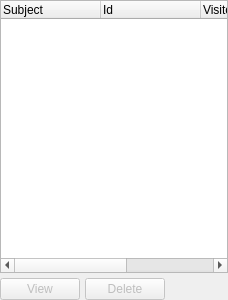
<?xml version="1.0" encoding="UTF-8"?>
<ui version="4.0">
 <class>wDockOfflineMessages</class>
 <widget class="QWidget" name="wDockOfflineMessages">
  <property name="geometry">
   <rect>
    <x>0</x>
    <y>0</y>
    <width>228</width>
    <height>300</height>
   </rect>
  </property>
  <property name="windowTitle">
   <string>Form</string>
  </property>
  <layout class="QVBoxLayout" name="verticalLayout">
   <property name="spacing">
    <number>5</number>
   </property>
   <property name="margin">
    <number>0</number>
   </property>
   <item>
    <widget class="QTreeWidget" name="twOfflineMessages">
     <property name="selectionMode">
      <enum>QAbstractItemView::ExtendedSelection</enum>
     </property>
     <property name="rootIsDecorated">
      <bool>false</bool>
     </property>
     <attribute name="headerDefaultSectionSize">
      <number>100</number>
     </attribute>
     <column>
      <property name="text">
       <string comment="LBL_SUBJECT">Subject</string>
      </property>
     </column>
     <column>
      <property name="text">
       <string>Id</string>
      </property>
     </column>
     <column>
      <property name="text">
       <string comment="LBL_VISITOR">Visitors</string>
      </property>
     </column>
     <column>
      <property name="text">
       <string comment="LBL_DATE">Date</string>
      </property>
     </column>
    </widget>
   </item>
   <item>
    <layout class="QHBoxLayout" name="horizontalLayout">
     <property name="spacing">
      <number>5</number>
     </property>
     <property name="bottomMargin">
      <number>0</number>
     </property>
     <item>
      <widget class="QPushButton" name="pbMessageView">
       <property name="enabled">
        <bool>false</bool>
       </property>
       <property name="text">
        <string comment="LBL_VIEW">View</string>
       </property>
       <property name="icon">
        <iconset resource="lh3.qrc">
         <normaloff>:/lh3/Resources/read_messages.png</normaloff>:/lh3/Resources/read_messages.png</iconset>
       </property>
      </widget>
     </item>
     <item>
      <widget class="QPushButton" name="pbMessageDelete">
       <property name="enabled">
        <bool>false</bool>
       </property>
       <property name="text">
        <string comment="LBL_DELETE">Delete</string>
       </property>
       <property name="icon">
        <iconset resource="lh3.qrc">
         <normaloff>:/lh3/Resources/deleting_message.png</normaloff>:/lh3/Resources/deleting_message.png</iconset>
       </property>
      </widget>
     </item>
     <item>
      <spacer name="horizontalSpacer">
       <property name="orientation">
        <enum>Qt::Horizontal</enum>
       </property>
       <property name="sizeHint" stdset="0">
        <size>
         <width>40</width>
         <height>20</height>
        </size>
       </property>
      </spacer>
     </item>
    </layout>
   </item>
  </layout>
 </widget>
 <resources>
  <include location="lh3.qrc"/>
 </resources>
 <connections>
  <connection>
   <sender>twOfflineMessages</sender>
   <signal>itemDoubleClicked(QTreeWidgetItem*,int)</signal>
   <receiver>wDockOfflineMessages</receiver>
   <slot>itemDoubleClicked(QTreeWidgetItem*,int)</slot>
   <hints>
    <hint type="sourcelabel">
     <x>107</x>
     <y>66</y>
    </hint>
    <hint type="destinationlabel">
     <x>123</x>
     <y>-9</y>
    </hint>
   </hints>
  </connection>
  <connection>
   <sender>twOfflineMessages</sender>
   <signal>itemSelectionChanged()</signal>
   <receiver>wDockOfflineMessages</receiver>
   <slot>itemSelectionChanged()</slot>
   <hints>
    <hint type="sourcelabel">
     <x>226</x>
     <y>69</y>
    </hint>
    <hint type="destinationlabel">
     <x>257</x>
     <y>-19</y>
    </hint>
   </hints>
  </connection>
  <connection>
   <sender>pbMessageView</sender>
   <signal>clicked()</signal>
   <receiver>wDockOfflineMessages</receiver>
   <slot>ViewRecord()</slot>
   <hints>
    <hint type="sourcelabel">
     <x>27</x>
     <y>277</y>
    </hint>
    <hint type="destinationlabel">
     <x>-3</x>
     <y>192</y>
    </hint>
   </hints>
  </connection>
  <connection>
   <sender>pbMessageDelete</sender>
   <signal>clicked()</signal>
   <receiver>wDockOfflineMessages</receiver>
   <slot>DeleteRecord()</slot>
   <hints>
    <hint type="sourcelabel">
     <x>105</x>
     <y>279</y>
    </hint>
    <hint type="destinationlabel">
     <x>402</x>
     <y>148</y>
    </hint>
   </hints>
  </connection>
 </connections>
 <slots>
  <slot>itemDoubleClicked(QTreeWidgetItem*,int)</slot>
  <slot>itemSelectionChanged()</slot>
  <slot>ViewRecord()</slot>
  <slot>DeleteRecord()</slot>
 </slots>
</ui>
